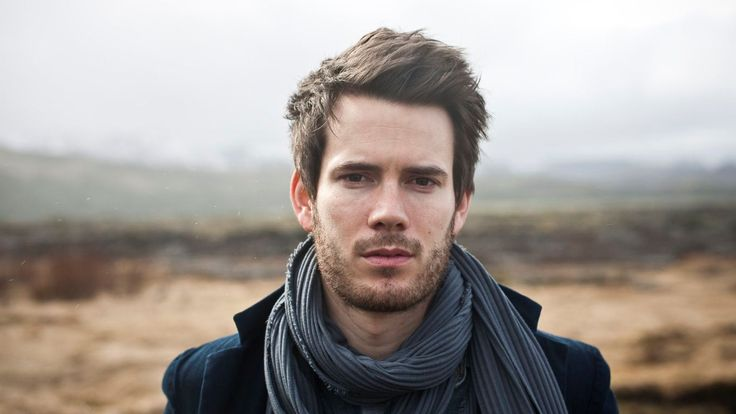
#> input picture Trivial Face Detection/data/face_1.jpg, 736 x 414 px
$ python main.py
#> lines starting #> are read from the running program, lines starting #| are printed output that depends on the picture; after the words box and inside, x2 and y2 are one past the last pixel; in counts of white or black regions, pixels touching at a corner belong together
import cv2
import random


path = input("Enter path to image: ")
#> the answer given: data/face_1.jpg
image = cv2.imread(path)
#> image is the input picture: shape (414, 736, 3); mean B, G, R 148, 152.9, 160.6

gray = cv2.cvtColor(image, cv2.COLOR_BGR2GRAY)
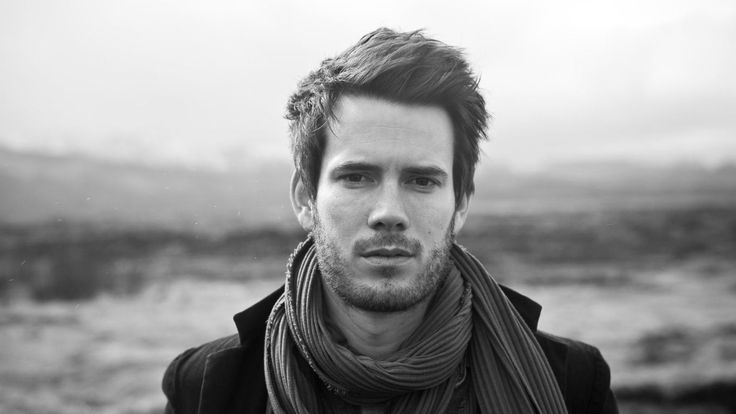
#> gray: shape (414, 736); min 0, max 255, mean 154.7

face_cascade = cv2.CascadeClassifier(cv2.data.haarcascades + 'haarcascade_frontalface_default.xml')


faces = face_cascade.detectMultiScale(gray, scaleFactor=1.1, minNeighbors=5, minSize=(30, 30))
#> faces = [[296, 108, 185, 185]]


for (x, y, w, h) in faces:
    cv2.rectangle(image, (x, y), (x+w, y+h), (random.randint(0, 255), random.randint(0, 255), random.randint(0, 255)), 2)
#> this loop made 1 pass
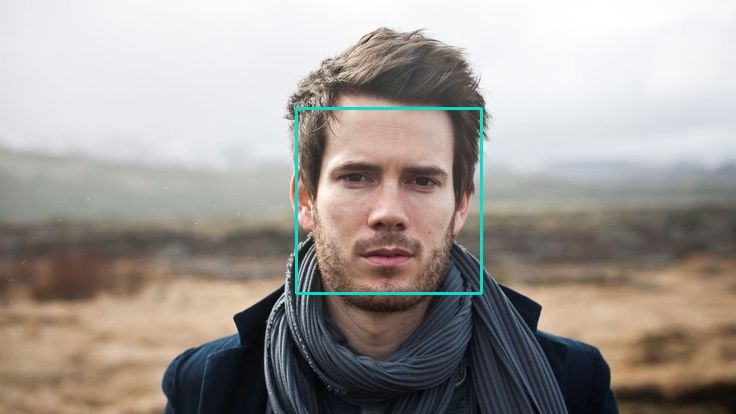
#> image: shape (414, 736, 3); 0.73% of pixels changed, all inside (x1, y1, x2, y2) = (295, 107, 483, 295)

cv2.imshow('Face Detection', image)
cv2.waitKey(0)
cv2.destroyAllWindows()

$ run again, on Trivial Face Detection/data/faces.jpg
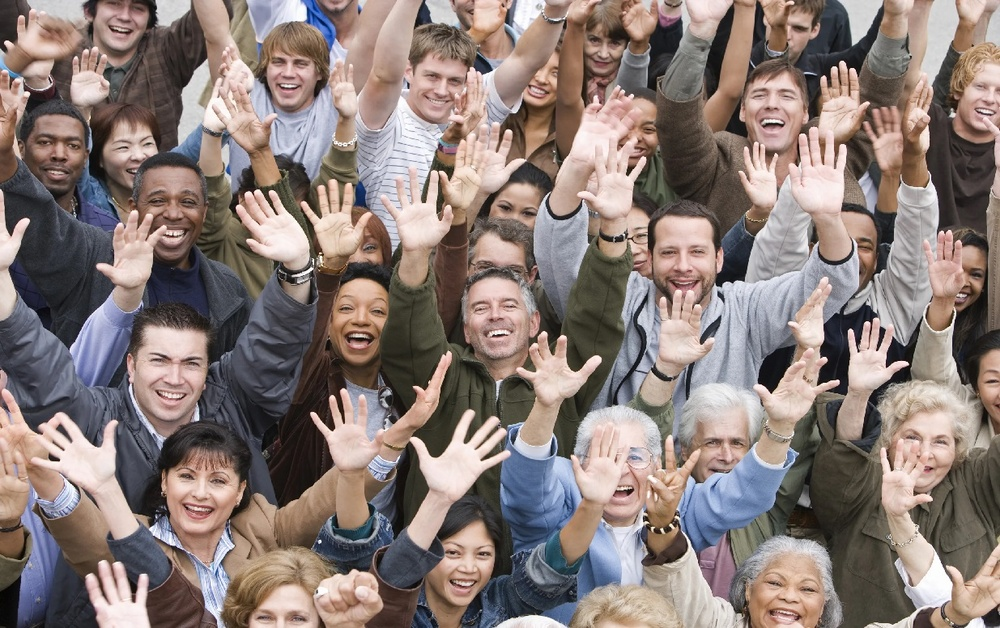
#> input picture Trivial Face Detection/data/faces.jpg, 1000 x 628 px, shrunk from 1235 x 776 before the run
#> image is the input picture: shape (628, 1000, 3); mean B, G, R 119, 123.4, 137.6
#> `gray = cv2.cvtColor(image, cv2.COLOR_BGR2GRAY)`:
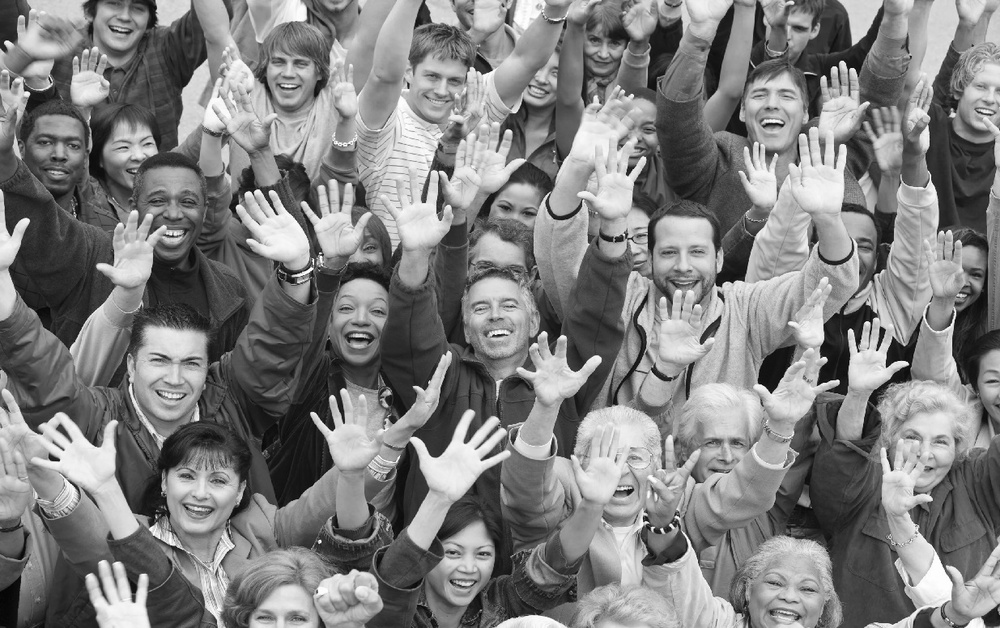
#> gray: shape (628, 1000); min 1, max 255, mean 127.1
#> faces = 16 rows, first 6: [486, 187, 62, 62], [258, 38, 64, 64], [739, 68, 67, 67], [22, 114, 72, 72], [694, 419, 63, 63], [104, 124, 59, 59]
#> the loop `for (x, y, w, h) in faces:` made 16 passes
#> after the loop `for (x, y, w, h) in faces:`:
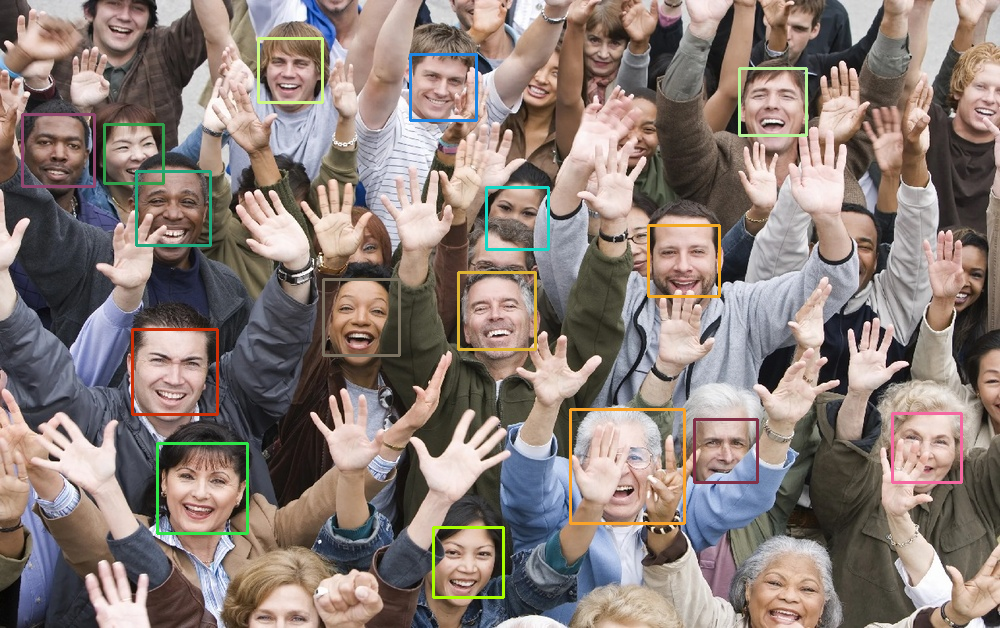
#> image: shape (628, 1000, 3); 2.24% of pixels changed, all inside (x1, y1, x2, y2) = (21, 37, 963, 599)
